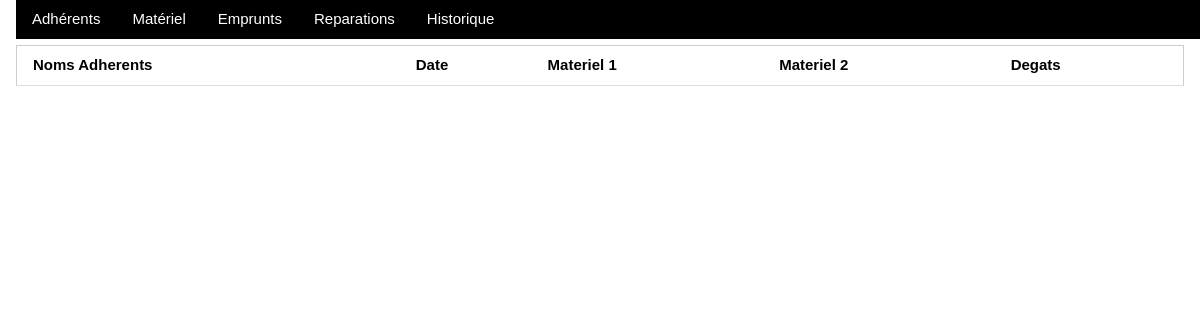
The app's page /historique/, older data.
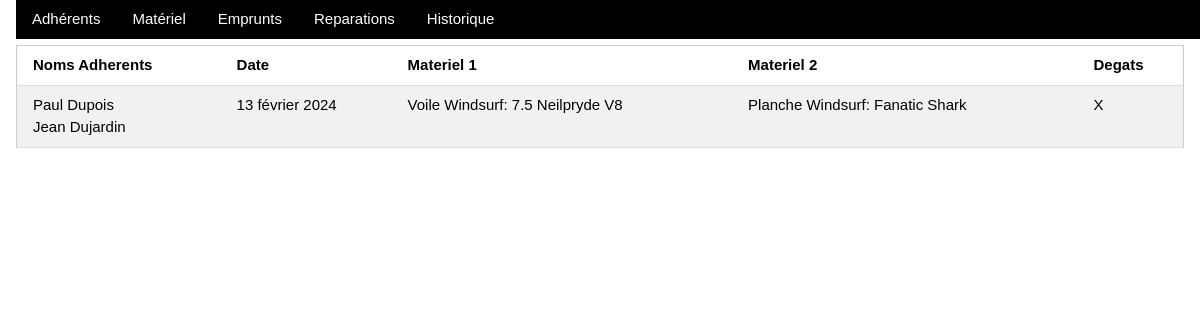
The same page, newer data.
### gestion/models.py (models this page shows, shortened)
class Rentals(models.Model):
    adherent1 = models.ForeignKey(Adherent, on_delete=models.DO_NOTHING, related_name='adherent1')
    adherent2 = models.ForeignKey(Adherent, on_delete=models.DO_NOTHING, related_name='adherent2', blank=True, null=True)  # optionel
    gear1 = models.ForeignKey(Gear, on_delete=models.DO_NOTHING, related_name='gear1', default=None)
    gear2 = models.ForeignKey(Gear, on_delete=models.DO_NOTHING, related_name='gear2', default=None, blank=True, null=True)  # optionel
    startTime = models.DateTimeField(default=timezone.now(), blank=False, null=False)
    returnTime = models.DateTimeField(default=None, blank=True, null=True)  # optionel
    isDamaged = models.BooleanField(default=False)
    class Meta:
        verbose_name = 'Emprunt'

class Adherent(models.Model):
    firstname = models.CharField(max_length=20)
    surname = models.CharField(max_length=20)
    email = models.EmailField(null=True, blank=True)
    phone = models.IntegerField(null=True, blank=True)
    adhesion = models.IntegerField(default=True)
    class Meta:
        verbose_name = 'Adherent'

class Gear(models.Model):
    name = models.CharField(max_length=64)
    category = models.ForeignKey(GearCat, on_delete=models.DO_NOTHING, null=False)
    toRepair = models.BooleanField(default=False)
    photo = models.ImageField(upload_to='photos/', null=True, blank=True)
    class Meta:
        verbose_name = 'Materiel'

class GearCat(models.Model):
    name = models.CharField(max_length=64)
    class Meta:
        verbose_name = "Categorie Materiel"

### gestion/views.py (the view)
# urls.py: path('historique/', views.history, name='historique'),
def history(request): # TODO: add sorting and filtering
    context = {"emprunts": Rentals.objects.filter(returnTime__isnull=False).filter(startTime__year=timezone.now().year).order_by('returnTime')}
    return render(request, "gestion/historique.html", context)

### gestion/templates/gestion/historique.html
{% include "gestion/head.html" %}
        <table class="w3-table-all w3-hoverable">
            <tr>
                <th>Noms Adherents</th>
                <th>Date</th>
                <th>Materiel 1</th>
                <th>Materiel 2</th>
                <th>Degats</th>
            </tr>
            {% for e in emprunts %}
            <tr>
                <td>{{ e.adherent1.firstname }} {{ e.adherent1.surname }}<br>{{ e.adherent2.firstname }} {{ e.adherent2.surname }}</td>
                <td>{{ e.startTime.date }}</td>
                <td>
                {% if e.gear1 %}
                    {% if e.gear1.photo %}
                        <img src="{{ e.gear1.photo.url }}" alt="" width="100" height="100">
                    {% else %}
                        {{ e.gear1.category.name }}: {{ e.gear1.name }}
                    {% endif %}
                {% endif %}
                </td>
                <td>
                {% if e.gear2 %}
                    {% if e.gear2.photo %}
                        <img src="{{ e.gear2.photo.url }}" alt="" width="100" height="100">
                    {% else %}
                        {{ e.gear2.category.name }}: {{ e.gear2.name }}
                    {% endif %}
                {% endif %}
                </td>
                <td>
                    {% if e.isDamaged %}
                    	V
                    {% else %}
                        X
                    {% endif %}
                </td>
            </tr>
        {% endfor %}
        </table>
    </div>
</body>

Row changes from the older to the newer data that the page shows:
added Rentals: adherent1.firstname "Paul", adherent1.surname "Dupois", adherent2.firstname "Jean", adherent2.surname "Dujardin", startTime "13 février 2024", gear1.category.name "Voile Windsurf", gear1.name "7.5 Neilpryde V8", gear2.category.name "Planche Windsurf", gear2.name "Fanatic Shark", isDamaged "X"
